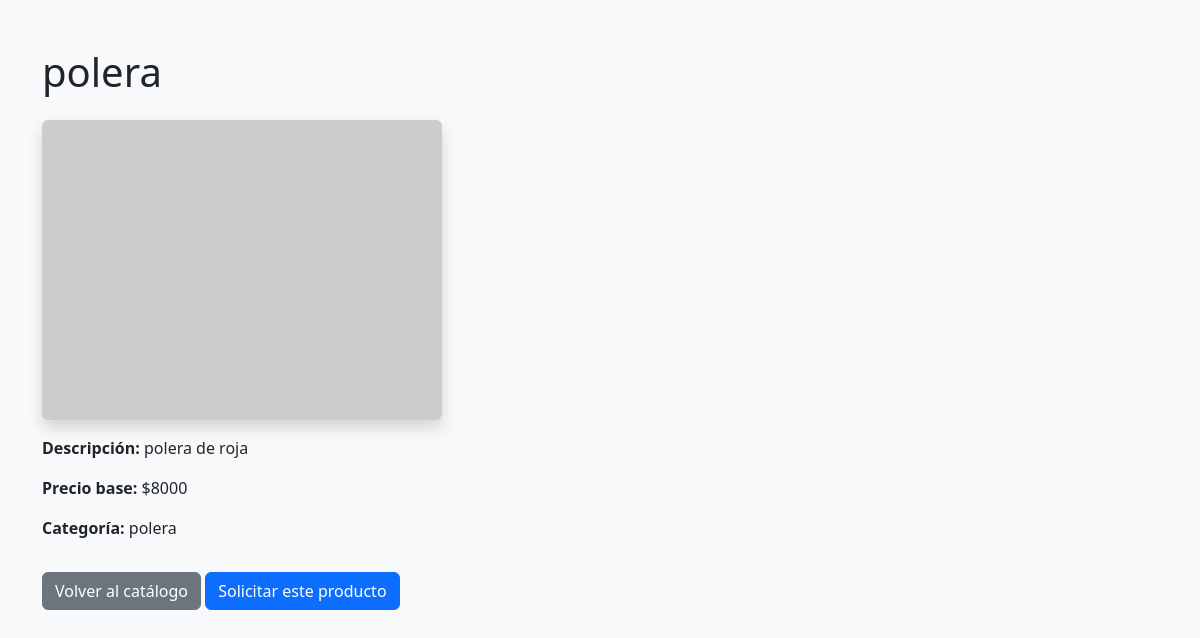
/producto/2/, run on the app's committed database.
### app/models.py (models this page shows, shortened)
class Producto(models.Model):
    destacado = models.BooleanField(default=False)
    nombre = models.CharField(max_length=100)
    descripcion = models.TextField()
    categoria = models.ForeignKey(Categoria, on_delete=models.CASCADE, related_name="productos")
    precio_base = models.PositiveIntegerField()
    destacado = models.BooleanField(default=False)
    imagen_1 = models.ImageField(upload_to='productos/', null=True, blank=True)
    imagen_2 = models.ImageField(upload_to='productos/', null=True, blank=True)
    imagen_3 = models.ImageField(upload_to='productos/', null=True, blank=True)

class Categoria(models.Model):
    nombre = models.CharField(max_length=100, unique=True)
    descripcion = models.TextField()

### app/views.py (the view)
# urls.py: path('producto/<int:producto_id>/', views.producto_detalle),
def producto_detalle(request, producto_id):
    producto = get_object_or_404(Producto, id=producto_id)
    return render(request, 'producto_detalle.html', {'producto': producto})

### templates/producto_detalle.html (shortened to what this page needs)
<!DOCTYPE html>
<html lang="es">
<head>
    <link href="https://cdn.jsdelivr.net/npm/bootstrap@5.3.8/dist/css/bootstrap.min.css" rel="stylesheet">
</head>
<body class="bg-light">
<div class="container py-5">
    <h1 class="mb-4">{{ producto.nombre }}</h1>
    {% if producto.imagen_1 or producto.imagen_2 or producto.imagen_3 %}
        <div class="row mb-4">
            {% if producto.imagen_1 %}
            <div class="col-md-4 mb-3">
                <img src="{{ producto.imagen_1.url }}" class="img-fluid rounded shadow"
                     style="max-height: 300px; object-fit: cover;">
            </div>
            {% endif %}
            {% if producto.imagen_2 %}
            <div class="col-md-4 mb-3">
                <img src="{{ producto.imagen_2.url }}" class="img-fluid rounded shadow"
                     style="max-height: 300px; object-fit: cover;">
            </div>
            {% endif %}
            {% if producto.imagen_3 %}
            <div class="col-md-4 mb-3">
                <img src="{{ producto.imagen_3.url }}" class="img-fluid rounded shadow"
                     style="max-height: 300px; object-fit: cover;">
            </div>
            {% endif %}
        </div>
    {% else %}
        <img src="https://via.placeholder.com/400x300?text=Sin+Imagen" class="img-fluid mb-3 rounded shadow">
    {% endif %}
    <p><strong>Descripción:</strong> {{ producto.descripcion }}</p>
    <p><strong>Precio base:</strong> ${{ producto.precio_base }}</p>
    <p><strong>Categoría:</strong> {{ producto.categoria.nombre }}</p>
    <a href="/" class="btn btn-secondary mt-3">Volver al catálogo</a>
    <a href="/formulario?producto={{ producto.id }}" class="btn btn-primary mt-3">Solicitar este producto</a>
</div>
</body>
</html>

### data on the page
Producto: nombre "polera", descripcion "polera de roja", precio_base "8000", categoria.nombre "polera"
